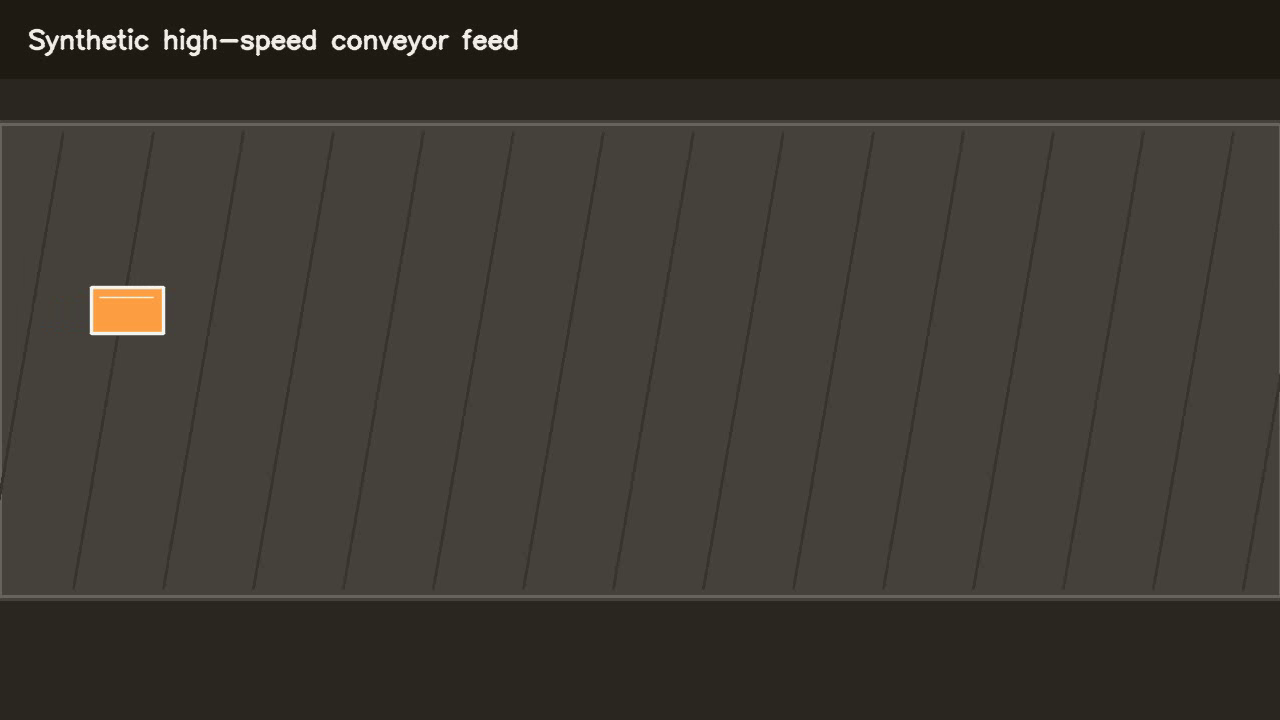
#> input picture frame 27 of demo/conveyor_demo.mp4, 1280 x 720 px
$ python product_counter.py
#> lines starting #> are read from the running program, lines starting #| are printed output that depends on the picture; after the words box and inside, x2 and y2 are one past the last pixel; in counts of white or black regions, pixels touching at a corner belong together
from __future__ import annotations

import argparse
from dataclasses import dataclass, field
from pathlib import Path

import cv2
import numpy as np


@dataclass
class Track:
    track_id: int
    centroid: tuple[int, int]
    bbox: tuple[int, int, int, int]
    previous_x: int
    missed: int = 0
    counted: bool = False
    trail: list[tuple[int, int]] = field(default_factory=list)

    def update(self, centroid: tuple[int, int], bbox: tuple[int, int, int, int]) -> None:
        self.previous_x = self.centroid[0]
        self.centroid = centroid
        self.bbox = bbox
        self.missed = 0
        self.trail.append(centroid)
        self.trail = self.trail[-16:]


def parse_args() -> argparse.Namespace:
    parser = argparse.ArgumentParser(description="Count products crossing a conveyor line.")
    parser.add_argument("--video", default="demo/conveyor_demo.mp4", help="Input video path.")
    parser.add_argument("--output", default="demo/conveyor_counted.mp4", help="Annotated output video path.")
    parser.add_argument("--line-x", type=int, default=640, help="Vertical count line position.")
    parser.add_argument("--min-area", type=int, default=900, help="Minimum contour area.")
    parser.add_argument("--max-distance", type=float, default=90.0, help="Max centroid distance for tracking.")
    parser.add_argument("--display", action="store_true", help="Show a realtime preview window.")
    return parser.parse_args()


def detect_products(frame: np.ndarray, min_area: int) -> list[tuple[tuple[int, int], tuple[int, int, int, int]]]:
    hsv = cv2.cvtColor(frame, cv2.COLOR_BGR2HSV)

    # Products in the demo are bright and saturated; this also works as a practical
    # baseline for colored packaging on a darker conveyor.
    mask = cv2.inRange(hsv, (0, 45, 95), (179, 255, 255))
    mask[:115, :] = 0
    mask[-105:, :] = 0

    kernel = cv2.getStructuringElement(cv2.MORPH_RECT, (7, 7))
    mask = cv2.morphologyEx(mask, cv2.MORPH_OPEN, kernel, iterations=1)
    mask = cv2.morphologyEx(mask, cv2.MORPH_CLOSE, kernel, iterations=2)

    contours, _ = cv2.findContours(mask, cv2.RETR_EXTERNAL, cv2.CHAIN_APPROX_SIMPLE)
    detections: list[tuple[tuple[int, int], tuple[int, int, int, int]]] = []

    for contour in contours:
        area = cv2.contourArea(contour)
        if area < min_area:
            continue
        x, y, w, h = cv2.boundingRect(contour)
        if w < 22 or h < 22:
            continue
        centroid = (x + w // 2, y + h // 2)
        detections.append((centroid, (x, y, w, h)))

    detections.sort(key=lambda item: item[0][0])
    return detections


def distance(a: tuple[int, int], b: tuple[int, int]) -> float:
    return float(np.hypot(a[0] - b[0], a[1] - b[1]))


def update_tracks(
    tracks: dict[int, Track],
    detections: list[tuple[tuple[int, int], tuple[int, int, int, int]]],
    next_id: int,
    max_distance: float,
) -> tuple[dict[int, Track], int]:
    unmatched_tracks = set(tracks.keys())
    unmatched_detections = set(range(len(detections)))

    candidates: list[tuple[float, int, int]] = []
    for track_id, track in tracks.items():
        for index, (centroid, _) in enumerate(detections):
            candidates.append((distance(track.centroid, centroid), track_id, index))
    candidates.sort(key=lambda item: item[0])

    for dist, track_id, detection_index in candidates:
        if dist > max_distance:
            break
        if track_id not in unmatched_tracks or detection_index not in unmatched_detections:
            continue
        centroid, bbox = detections[detection_index]
        tracks[track_id].update(centroid, bbox)
        unmatched_tracks.remove(track_id)
        unmatched_detections.remove(detection_index)

    for track_id in list(unmatched_tracks):
        tracks[track_id].missed += 1
        if tracks[track_id].missed > 8:
            del tracks[track_id]

    for detection_index in unmatched_detections:
        centroid, bbox = detections[detection_index]
        tracks[next_id] = Track(next_id, centroid, bbox, centroid[0], trail=[centroid])
        next_id += 1

    return tracks, next_id


def annotate(frame: np.ndarray, tracks: dict[int, Track], line_x: int, count: int) -> np.ndarray:
    output = frame.copy()
    height, width = output.shape[:2]

    cv2.line(output, (line_x, 100), (line_x, height - 95), (0, 245, 255), 4, cv2.LINE_AA)
    cv2.putText(output, "COUNT LINE", (line_x + 14, 128), cv2.FONT_HERSHEY_SIMPLEX, 0.7, (0, 245, 255), 2)

    for track in tracks.values():
        x, y, w, h = track.bbox
        color = (56, 220, 92) if not track.counted else (0, 175, 255)
        cv2.rectangle(output, (x, y), (x + w, y + h), color, 2, cv2.LINE_AA)
        cv2.circle(output, track.centroid, 5, color, -1, cv2.LINE_AA)
        cv2.putText(output, f"ID {track.track_id}", (x, y - 8), cv2.FONT_HERSHEY_SIMPLEX, 0.55, color, 2)
        for start, end in zip(track.trail, track.trail[1:]):
            cv2.line(output, start, end, color, 2, cv2.LINE_AA)

    panel = np.zeros((78, width, 3), dtype=np.uint8)
    panel[:] = (18, 23, 29)
    output[:78, :] = cv2.addWeighted(output[:78, :], 0.25, panel, 0.75, 0)
    cv2.putText(output, f"Products counted: {count}", (28, 50), cv2.FONT_HERSHEY_SIMPLEX, 1.1, (245, 248, 250), 2)
    cv2.putText(output, "OpenCV centroid tracking", (width - 380, 50), cv2.FONT_HERSHEY_SIMPLEX, 0.8, (180, 210, 235), 2)
    return output


def run_counter(args: argparse.Namespace) -> int:
    video_path = Path(args.video)
    output_path = Path(args.output)
    output_path.parent.mkdir(parents=True, exist_ok=True)

    capture = cv2.VideoCapture(str(video_path))
    if not capture.isOpened():
        raise FileNotFoundError(f"Cannot open input video: {video_path}")

    fps = capture.get(cv2.CAP_PROP_FPS) or 30
    width = int(capture.get(cv2.CAP_PROP_FRAME_WIDTH))
    height = int(capture.get(cv2.CAP_PROP_FRAME_HEIGHT))

    fourcc = cv2.VideoWriter_fourcc(*"mp4v")
    writer = cv2.VideoWriter(str(output_path), fourcc, fps, (width, height))
    if not writer.isOpened():
        raise RuntimeError(f"Cannot create output video: {output_path}")

    tracks: dict[int, Track] = {}
    next_id = 1
    count = 0

    while True:
        ok, frame = capture.read()
        if not ok:
            break

        detections = detect_products(frame, args.min_area)
        tracks, next_id = update_tracks(tracks, detections, next_id, args.max_distance)

        for track in tracks.values():
            if not track.counted and track.previous_x < args.line_x <= track.centroid[0]:
                track.counted = True
                count += 1

        annotated = annotate(frame, tracks, args.line_x, count)
        writer.write(annotated)

        if args.display:
            cv2.imshow("Product counter", annotated)
            if cv2.waitKey(1) & 0xFF == ord("q"):
                break

    capture.release()
    writer.release()
    if args.display:
        cv2.destroyAllWindows()

    print(f"Counted {count} products")
    print(f"Saved annotated video to {output_path}")
    return count


def main() -> None:
    args = parse_args()
    run_counter(args)
#> in run_counter, frame is the input picture: shape (720, 1280, 3); mean B, G, R 49.7, 56.1, 60.4
#> in detect_products, `mask = cv2.inRange(hsv, (0, 45, 95), (179, 255, 255))`:
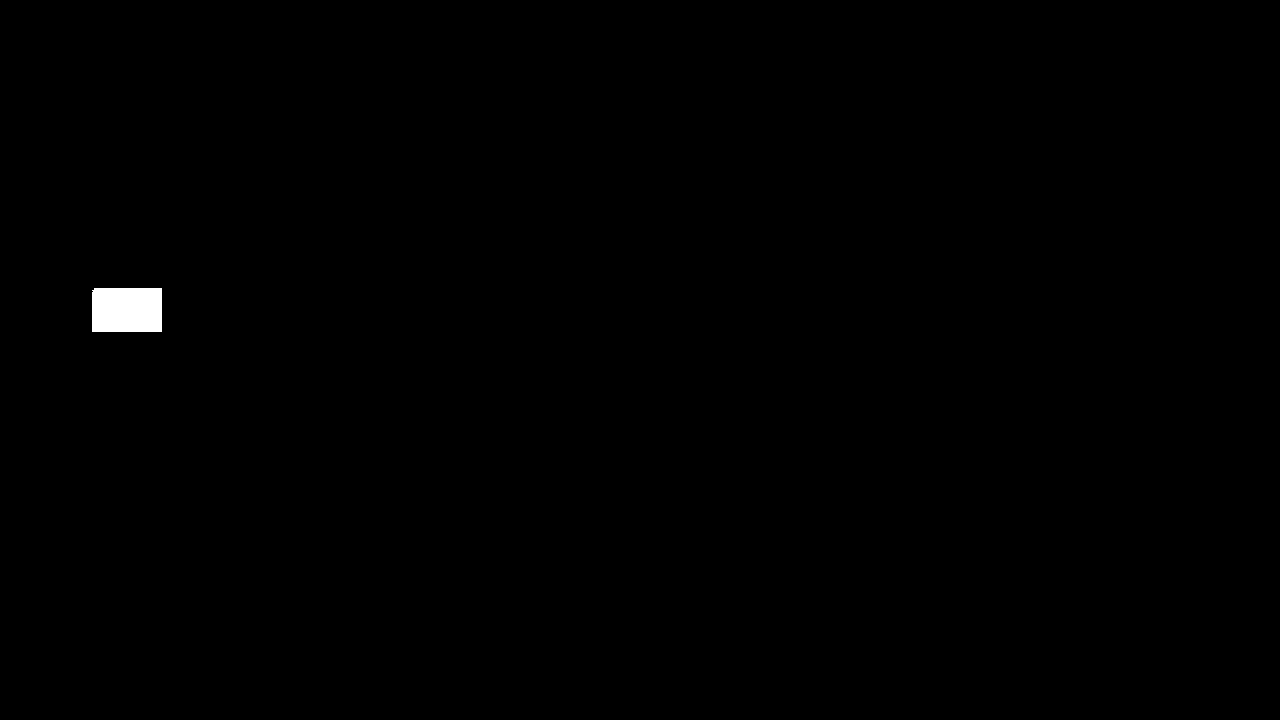
#> mask: shape (720, 1280); 0.33% white; 1 white region, box (x1, y1, x2, y2) and area: (92, 288, 162, 332) 3075
#> in detect_products, `contours, _ = cv2.findContours(mask, cv2.RETR_EXTERNAL, cv2.CHAIN_APPR..`: contours = 1 item
#> the loop in detect_products, `for contour in contours:` made 1 pass
#> (area, x, y, w, h, centroid) on pass 1: (2962, 92, 288, 70, 44, (127, 310))
#> after the loop in detect_products, `for contour in contours:`: detections = [((127, 310), (92, 288, 70, 44))]
#> in update_tracks, `unmatched_detections = set(range(len(detections)))`: unmatched_detections = 1 item
#> after the loop in update_tracks, `for dist, track_id, detection_index in candidates:`: unmatched_tracks = 0 items
#> the loop in update_tracks, `for detection_index in unmatched_detections:` made 1 pass
#> (centroid, bbox, next_id) on pass 1: ((127, 310), (92, 288, 70, 44), 2)
#> after the loop in update_tracks, `for detection_index in unmatched_detections:`: next_id = 2; tracks = 1 item
#> in run_counter, `tracks, next_id = update_tracks(tracks, detections, next_id, args.max_..`: next_id = 2
#> the loop in run_counter, `for track in tracks.values():` made 1 pass
#> after the loop in run_counter, `for track in tracks.values():`: count = 0; track.counted = False
#> in annotate, `cv2.putText(output, "COUNT LINE", (line_x + 14, 128), cv2.FONT_HERSHEY..`:
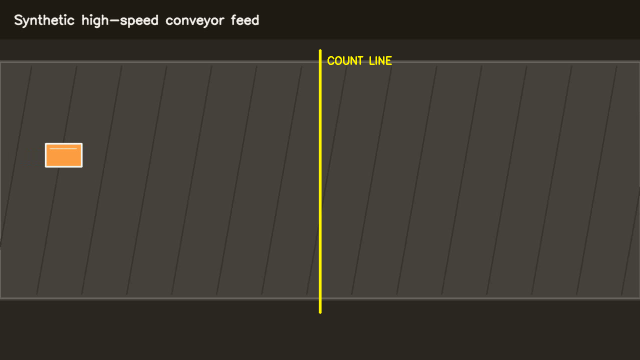
#> output: shape (720, 1280, 3) (shown at 1/2 size); mean B, G, R 49.4, 56.9, 61.2
#> the loop in annotate, `for track in tracks.values():` made 1 pass
#> (x, y, w, h, color) on pass 1: (92, 288, 70, 44, (56, 220, 92))
#> after the loop in annotate, `for track in tracks.values():`:
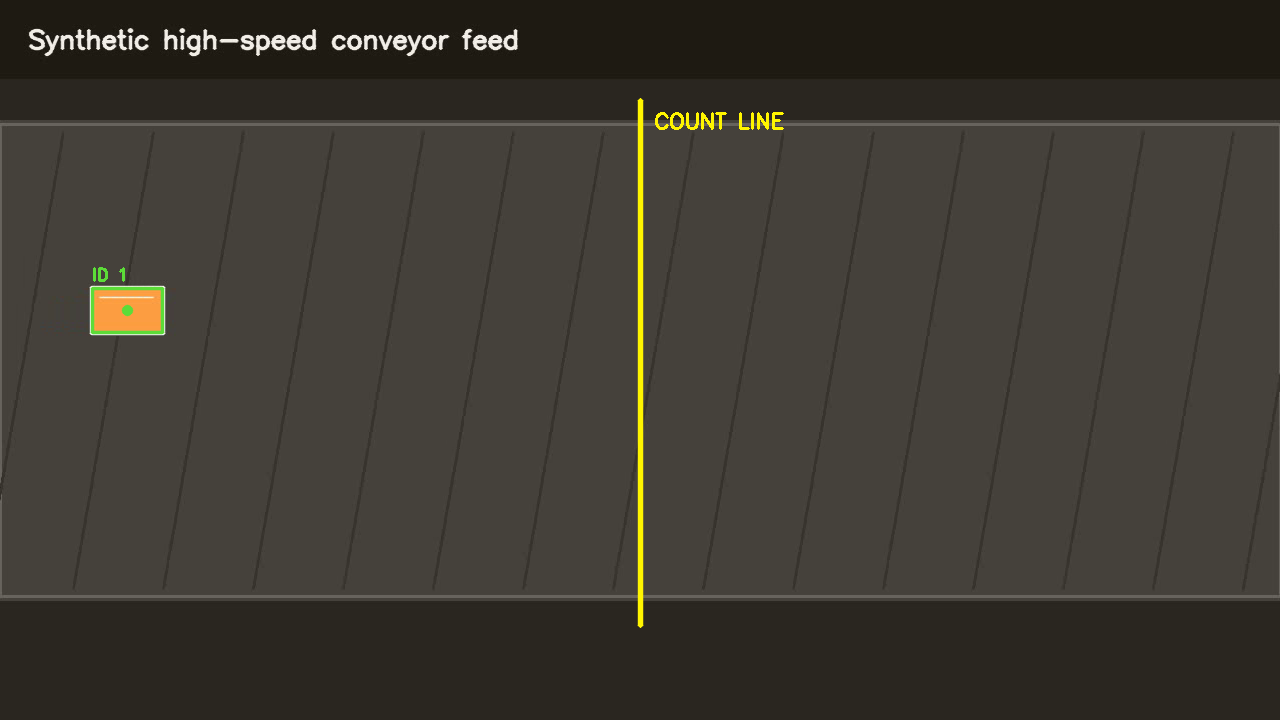
#> output: shape (720, 1280, 3); 0.16% of pixels changed, all inside (x1, y1, x2, y2) = (90, 267, 165, 335)
#> in annotate, `cv2.putText(output, "OpenCV centroid tracking", (width - 380, 50), cv2..`:
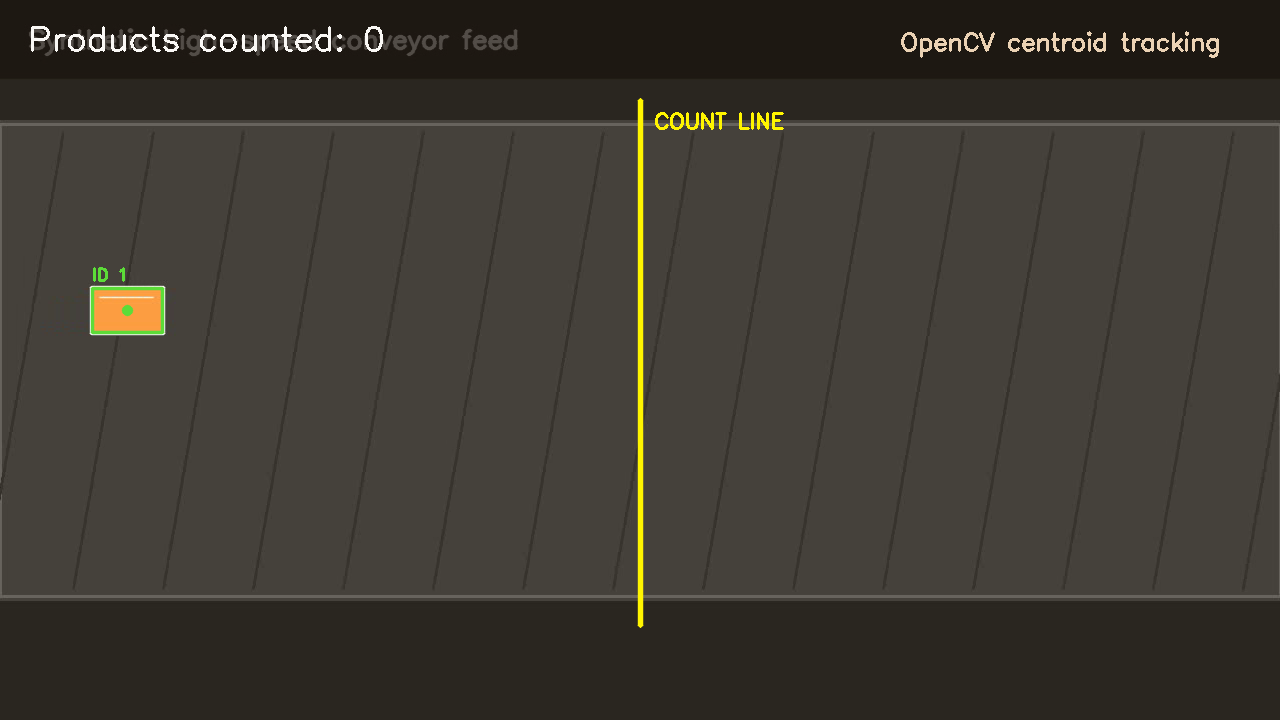
#> output: shape (720, 1280, 3); mean B, G, R 49.5, 57, 61.3


if __name__ == "__main__":
    main()
